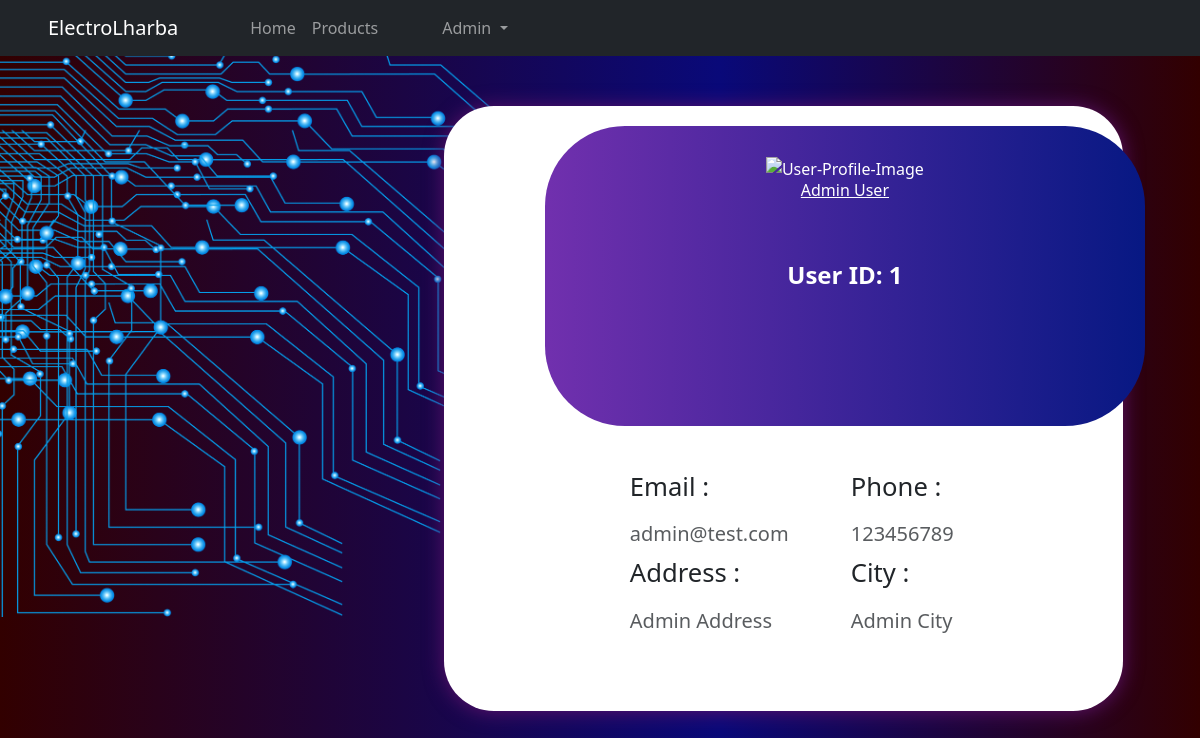
The page /user-account.php (signed in) on the database its author committed.
### tables this page shows
CREATE TABLE Users (
    user_id INT PRIMARY KEY AUTO_INCREMENT,
    username VARCHAR(255) UNIQUE NOT NULL,
    email VARCHAR(255) UNIQUE NOT NULL,
    password VARCHAR(255) NOT NULL,
    role ENUM('admin', 'user') DEFAULT 'user',
    verified BOOLEAN DEFAULT FALSE,
    full_name VARCHAR(255) NOT NULL,
    phone_number VARCHAR(15),
    address VARCHAR(255),
    disabled BOOLEAN DEFAULT FALSE NOT NULL,
    city VARCHAR(100)
);

### user-account.php (the view, shortened to what this page needs)
<?php
include 'db_cnx.php';
$userId = $_SESSION['user']['user_id'];
$userSql = "SELECT * FROM Users WHERE user_id = '$userId'";
$userResult = $conn->query($userSql);
if ($userResult->num_rows > 0) {
    $userData = $userResult->fetch_assoc();
} else {
    echo "User not found.";
    exit();
}
?>
<!DOCTYPE html>
<html lang="en">
<head>
    <link rel="stylesheet" href="https://cdn.jsdelivr.net/npm/bootstrap@5.3.0/dist/css/bootstrap.min.css">
    <link rel="stylesheet" href="stylehind.css">
</head>
<body>
    <?php
        include("nav.php")
    ?>
<div class="carte container d-flex justify-content-around" style="margin-left: -5px;" >
<div class="carde">
     <img style="width: 80%; margin-top: -8%; margin-left: -1%;"  src="./img/pic2.png" alt="">
    </div>
   <div class="card w-100 h-200" style="padding: 20px; margin-left: -30%; ">
       <div class="row m-l-0 m-r-0">
           <div class="col-sm-4 bg-c-lite-green" style="margin-left: 14%; border-radius: 80px; height: 300px; width: 600px;">
               <div class="carte card-block text-center text-white" style="margin-top: 5%;">
                   <div class="m-b-25">
                       <img src="https://img.icons8.com/bubbles/100/000000/user.png" class="img-radius" alt="User-Profile-Image">
                   </div>
                   <h6 class="f-w-600" style="text-decoration: underline;"> <?php echo $userData['full_name']; ?></h6>
                   <p class="user-details">User ID: <?php echo $userData['user_id']; ?></p>
               </div>
           </div>
           <div class="col-sm-8" style="margin-bottom: 50px; margin-left: 25%" >
               <div class="card-block">
                   <div class="row" style="margin-top: 10%;">
                       <div class="col-sm-6" >
                           <p style="font-size: 1.6rem;" >Email :</p>
                           <h6 class="text-muted f-w-400" style="font-size: 20px;"><?php echo $userData['email']; ?></h6>
                       </div>
                       <div class="col-sm-6">
                           <p style="font-size: 1.6rem;">Phone :</p>
                           <h6 class="text-muted f-w-400" style="font-size: 20px;"> <?php echo $userData['phone_number']; ?></h6>
                       </div>
                       <div class="col-sm-6">
                           <p style="font-size: 1.6rem;">Address :</p>
                           <h6 class="text-muted f-w-400" style="font-size: 20px;"><?php echo $userData['address']; ?></h6>
                       </div>
                       <div class="col-sm-6">
                           <p style="font-size: 1.6rem;">City :</p>
                           <h6 class="text-muted f-w-400 " style="font-size: 20px;" ><?php echo $userData['city']; ?></h6>
                       </div>
                   </div>
               </div>
           </div>
       </div>
    </div>
   </div>
</body>
</html>

### stylehind.css (style rules this page uses)
body { background: linear-gradient(90deg, rgba(50,0,0,1) 0%, rgba(9,9,121,1) 60%, rgba(50,0,0,1) 100%); }
.container { margin-top: 50px; }
.card { border-radius: 50px; -webkit-box-shadow: 0 1px 20px 0 rgba(69,90,100,0.08); box-shadow: #5E126A 0 1px 20px 0; border: none; margin-bottom: 30px; transition: transform .5s; }
.user-details { margin-top: 10%; margin-bottom: 10%; font-weight: bold; font-size: 1.5rem; }
.bg-c-lite-green { background: -webkit-gradient(linear, left top, right top, from(#060081), to(#a63d4d)); background: linear-gradient(to right, #7130ae, #071883); }

### rows shown on the page
users: full_name "Admin User", user_id "1", email "admin@test.com", phone_number "123456789", address "Admin Address", city "Admin City"
